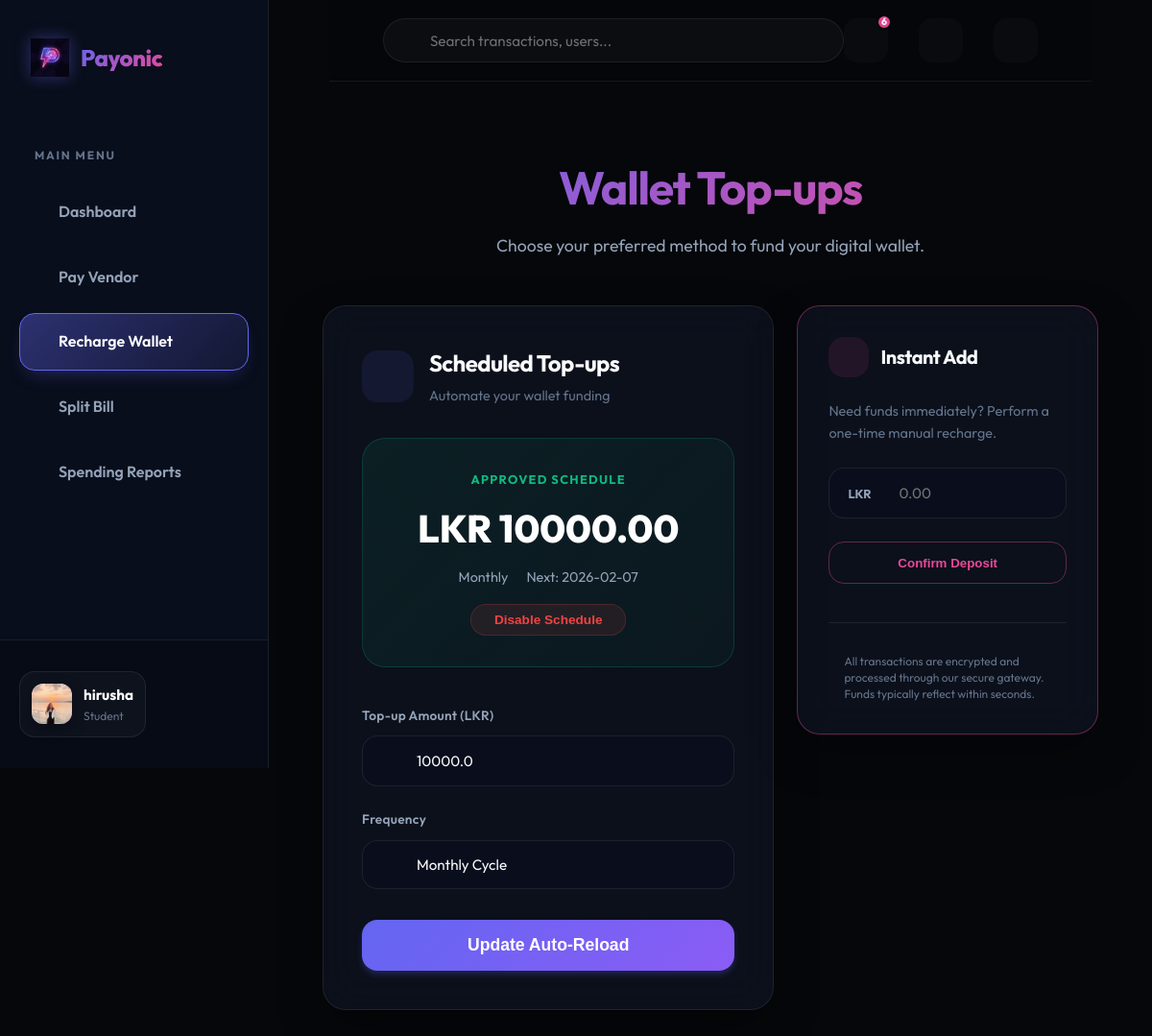
The page /student/topup (signed in) on the database its author committed.
### app/models.py (models this page shows, shortened)
class User(UserMixin, db.Model):
    id = db.Column(db.Integer, primary_key=True)
    username = db.Column(db.String(64), index=True, unique=True, nullable=False)
    email = db.Column(db.String(120), index=True, unique=True, nullable=False)
    password_hash = db.Column(db.String(128))
    role = db.Column(db.String(20), nullable=False)  # student, vendor, admin
    is_active_user = db.Column(db.Boolean, default=True)
    phone_number = db.Column(db.String(20))
    registration_number = db.Column(db.String(50)) # For students
    student_id = db.Column(db.String(20)) # Internal ID
    vendor_name = db.Column(db.String(100)) # For vendors
    business_name = db.Column(db.String(100)) # For vendors
    business_type = db.Column(db.String(50)) # For vendors
    is_approved_vendor = db.Column(db.Boolean, default=False)
    profile_pic = db.Column(db.String(255))
    merchant_id = db.Column(db.String(50), unique=True)
    bank_name = db.Column(db.String(100))
    account_number = db.Column(db.String(50))
    account_holder_name = db.Column(db.String(100))
    wallet = db.relationship('Wallet', backref='owner', uselist=False, lazy=True)
    sent_transactions = db.relationship('Transaction', foreign_keys='Transaction.sender_id', backref='sender', lazy='dynamic')
    received_transactions = db.relationship('Transaction', foreign_keys='Transaction.receiver_id', backref='receiver', lazy='dynamic')
    qr_codes = db.relationship('QRCode', backref='vendor', lazy='dynamic')
    payout_requests = db.relationship('PayoutRequest', foreign_keys='PayoutRequest.vendor_id', backref='vendor', lazy='dynamic')
    two_factor_enabled = db.Column(db.Boolean, default=False)
    otp_secret = db.Column(db.String(32))
    low_balance_threshold = db.Column(db.Float, default=100.0) # LKR
    refund_requests = db.relationship('RefundRequest', foreign_keys='RefundRequest.user_id', backref='requester', lazy='dynamic')
    budgets = db.relationship('Budget', backref='user', lazy='dynamic')
    created_bills = db.relationship('SplitBill', backref='creator', lazy='dynamic')
    split_participations = db.relationship('SplitBillParticipant', backref='user', lazy='dynamic')
    notifications = db.relationship('Notification', backref='user', lazy='dynamic')
    @property
    def is_active(self):
        return self.is_active_user
    @property
    def unread_notification_count(self):
        return self.notifications.filter_by(is_read=False).count()

class ScheduledTopup(db.Model):
    id = db.Column(db.Integer, primary_key=True)
    user_id = db.Column(db.Integer, db.ForeignKey('user.id'), nullable=False)
    amount = db.Column(db.Float, nullable=False)
    frequency = db.Column(db.String(20), default='monthly') # monthly, weekly
    next_run_date = db.Column(db.DateTime, default=datetime.utcnow)
    is_active = db.Column(db.Boolean, default=True)
    status = db.Column(db.String(20), default='pending') # pending, approved, rejected
    created_at = db.Column(db.DateTime, default=datetime.utcnow)
    reviewed_at = db.Column(db.DateTime)
    reviewed_by = db.Column(db.Integer, db.ForeignKey('user.id'), nullable=True)
    user = db.relationship('User', foreign_keys=[user_id], backref='scheduled_topups')
    reviewer = db.relationship('User', foreign_keys=[reviewed_by])

### app/main/routes.py (the view, shortened to what this page needs)
@bp.route('/student/topup', methods=['GET', 'POST'])
@login_required
def topup():
    if current_user.role != 'student':
        return redirect(url_for('main.index'))
    active_schedule = ScheduledTopup.query.filter_by(user_id=current_user.id, is_active=True).first()
    return render_template('student/topup.html', title='Wallet Settings', active_schedule=active_schedule)

### app/models.py (called while the page is built)
@login.user_loader
def load_user(id):
    return User.query.get(int(id))

### app/templates/student/topup.html (shortened to what this page needs)
{% extends "base.html" %}
{% block content %}
<div style="max-width: 1000px; margin: 0 auto; padding-top: 2rem;">
    <div style="margin-bottom: 3rem; text-align: center;">
        <h1 class="text-gradient" style="font-size: 3rem; margin-bottom: 0.5rem;">Wallet Top-ups</h1>
        <p style="color: var(--text-muted); font-size: 1.1rem;">Choose your preferred method to fund your digital
            wallet.</p>
    </div>
    <div class="summary-grid mobile-grid-1"
        style="display: grid; grid-template-columns: 1.5fr 1fr; gap: 1.5rem; align-items: start;">
        <div class="glass-panel" style="padding: 2.5rem;">
            <div style="display: flex; align-items: center; gap: 1rem; margin-bottom: 2rem;">
                <div class="feature-icon-wrapper"
                    style="color: var(--primary); background: rgba(99, 102, 241, 0.1); margin-bottom: 0;">
                </div>
                <div>
                    <h2 style="font-size: 1.5rem; margin-bottom: 0.25rem;">Scheduled Top-ups</h2>
                    <p style="color: var(--text-dim); font-size: 0.9rem; margin-bottom: 0;">Automate your wallet funding
                    </p>
                </div>
            </div>
            {% if active_schedule %}
            <div
                style="background: {{
                    'linear-gradient(135deg, rgba(16, 185, 129, 0.1), rgba(16, 185, 129, 0.05))' if active_schedule.status == 'approved'
                    else 'linear-gradient(135deg, rgba(245, 158, 11, 0.1), rgba(245, 158, 11, 0.05))' if active_schedule.status == 'pending'
                    else 'linear-gradient(135deg, rgba(239, 68, 68, 0.1), rgba(239, 68, 68, 0.05))'
                }};
                border: 1px solid {{
                    'rgba(16, 185, 129, 0.2)' if active_schedule.status == 'approved'
                    else 'rgba(245, 158, 11, 0.2)' if active_schedule.status == 'pending'
                    else 'rgba(239, 68, 68, 0.2)'
                }};
                border-radius: 1.5rem; padding: 2rem; margin-bottom: 2.5rem; text-align: center; position: relative; overflow: hidden;">
                <div style="font-size: 0.8rem; text-transform: uppercase; letter-spacing: 0.1em; color: {{
                        'var(--success)' if active_schedule.status == 'approved'
                        else 'var(--warning)' if active_schedule.status == 'pending'
                        else 'var(--danger)'
                    }}; font-weight: 700; margin-bottom: 0.5rem;">
                    {{ active_schedule.status | capitalize }} Schedule</div>
                <div style="font-size: 2.5rem; font-weight: 800; color: #fff; margin-bottom: 0.5rem;">LKR {{
                    "{:.2f}".format(active_schedule.amount) }}</div>
                <div style="font-size: 0.9rem; color: var(--text-muted); margin-bottom: 1rem;">
                    <span> {{ active_schedule.frequency | capitalize }}</span>
                    {% if active_schedule.status == 'approved' %}
                    <span style="margin-left: 1rem;"> Next: {{
                        active_schedule.next_run_date.strftime('%Y-%m-%d') }}</span>
                    {% endif %}
                </div>
                <form action="{{ url_for('main.cancel_schedule') }}" method="post">
                    <button type="submit" class="btn"
                        style="background: rgba(239, 68, 68, 0.1); color: var(--danger); border: 1px solid rgba(239, 68, 68, 0.2); padding: 0.5rem 1.5rem; border-radius: 1rem; font-weight: 600; font-size: 0.85rem;">
                         Disable Schedule
                    </button>
                </form>
            </div>
            {% endif %}
            <form action="{{ url_for('main.topup') }}" method="post">
                <div class="form-group">
                    <label class="form-label">Top-up Amount (LKR)</label>
                    <div class="input-icon-wrapper">
                        <input type="number" step="0.01" name="amount" class="form-control" placeholder="0.00"
                            value="{{ active_schedule.amount if active_schedule else '' }}" required>
                    </div>
                </div>
                <div class="form-group">
                    <label class="form-label">Frequency</label>
                    <div class="input-icon-wrapper">
                        <select name="frequency" class="form-control" style="appearance: none;">
                            <option value="monthly" {% if active_schedule and active_schedule.frequency=='monthly'
                                %}selected{% endif %}>Monthly Cycle</option>
                        </select>
                    </div>
                </div>
                <div style="margin-top: 2rem;">
                    <button type="submit" class="btn btn-primary"
                        style="width: 100%; padding: 1rem; font-size: 1.1rem; border-radius: 1rem;">
                         {{ 'Update Auto-Reload' if active_schedule else 'Enable
                        Auto-Reload' }}
                    </button>
                </div>
            </form>
        </div>
        <div class="glass-panel" style="padding: 2rem; border-color: var(--secondary-glow);">
            <div style="display: flex; align-items: center; gap: 0.75rem; margin-bottom: 1.5rem;">
                <div class="feature-icon-wrapper"
                    style="width: 42px; height: 42px; font-size: 1.25rem; color: var(--secondary); background: rgba(236, 72, 153, 0.1); margin-bottom: 0;">
                </div>
                <h3 style="font-size: 1.25rem; margin-bottom: 0;">Instant Add</h3>
            </div>
            <p style="color: var(--text-dim); font-size: 0.9rem; margin-bottom: 1.5rem;">Need funds immediately? Perform
                a one-time manual recharge.</p>
            <form action="{{ url_for('main.topup') }}" method="post">
                <div class="form-group">
                    <div class="input-icon-wrapper">
                        <span
                            style="position: absolute; left: 1.25rem; top: 50%; transform: translateY(-50%); font-weight: 700; color: var(--text-muted); font-size: 0.8rem;">LKR</span>
                        <input type="number" step="0.01" name="amount" class="form-control" placeholder="0.00"
                            style="padding-left: 4.5rem;" required>
                    </div>
                </div>
                <button type="submit" class="btn btn-outline"
                    style="width: 100%; padding: 0.85rem; border-radius: 1rem; border-color: var(--secondary-glow); color: var(--secondary);">
                    Confirm Deposit
                </button>
            </form>
            <div style="margin-top: 2.5rem; padding-top: 2rem; border-top: 1px solid var(--border);">
                <div style="display: flex; gap: 1rem; color: var(--text-dim);">
                    <p style="font-size: 0.75rem; line-height: 1.4; margin-bottom: 0;">All transactions are encrypted
                        and processed through our secure gateway. Funds typically reflect within seconds.</p>
                </div>
            </div>
        </div>
    </div>
</div>
{% endblock %}

### app/templates/base.html (shortened to what this page needs)
<!doctype html>
<html lang="en">
<head>
  <link rel="stylesheet" href="{{ url_for('static', filename='css/style.css') }}">
  <link href="https://cdn.jsdelivr.net/npm/remixicon@3.5.0/fonts/remixicon.css" rel="stylesheet">
</head>
<body>
  {% set is_portal = current_user.is_authenticated %}
  <div class="{{ 'portal-layout' if is_portal else 'landing-layout' }}">
    {% if is_portal %}
    <aside class="sidebar">
      <div class="sidebar-brand">
        <a href="{{ url_for('main.index') }}" class="nav-brand">
          <img src="{{ url_for('static', filename='img/payonic_logo.png') }}" alt="Payonic Logo">
          <span class="text-gradient">Payonic</span>
        </a>
      </div>
      <nav class="sidebar-nav">
        <div class="nav-section">Main Menu</div>
        <a href="{{ url_for('main.dashboard' if current_user.role == 'student' else ('vendor.dashboard' if current_user.role == 'vendor' else 'admin.dashboard')) }}"
          class="sidebar-link {{ 'active' if request.endpoint in ['main.dashboard', 'vendor.dashboard', 'admin.dashboard'] }}">
           Dashboard
        </a>
        {% if current_user.role == 'student' %}
        <a href="{{ url_for('main.pay') }}" class="sidebar-link {{ 'active' if request.endpoint == 'main.pay' }}">
           Pay Vendor
        </a>
        <a href="{{ url_for('main.topup') }}" class="sidebar-link {{ 'active' if request.endpoint == 'main.topup' }}">
           Recharge Wallet
        </a>
        <a href="{{ url_for('main.split_bill') }}"
          class="sidebar-link {{ 'active' if request.endpoint == 'main.split_bill' }}">
           Split Bill
        </a>
        <a href="{{ url_for('main.reports') }}"
          class="sidebar-link {{ 'active' if request.endpoint == 'main.reports' }}">
           Spending Reports
        </a>
        {% endif %}
      </nav>
      <div class="sidebar-footer">
        <div class="user-pill">
          <div class="user-avatar"
            style="overflow: hidden; display: flex; align-items: center; justify-content: center;">
            {% if current_user.profile_pic %}
            <img src="{{ url_for('static', filename=current_user.profile_pic) }}" alt="P"
              style="width: 100%; height: 100%; object-fit: cover;">
            {% else %}
            {{ current_user.username[0]|upper }}
            {% endif %}
          </div>
          <div class="user-info">
            <div class="user-name">{{ current_user.username }}</div>
            <div class="user-role">{{ current_user.role }}</div>
          </div>
        </div>
        <a href="{{ url_for('auth.logout') }}" class="logout-btn" title="Logout">
        </a>
      </div>
    </aside>
    {% endif %}
    <main class="{{ 'main-wrapper' if is_portal else 'landing-main' }}">
      {% if is_portal %}
      <header class="portal-header">
        <div class="header-search">
          <input type="text" placeholder="Search transactions, users...">
        </div>
        <div class="header-actions">
          <a href="{{ url_for('main.notifications') }}" class="action-icon">
            {% if current_user.unread_notification_count > 0 %}
            <span class="badge">{{ current_user.unread_notification_count }}</span>
            {% endif %}
          </a>
          <button id="theme-toggle" class="action-icon"
            style="border: none; cursor: pointer; color: var(--text-dim); outline: none;">
          </button>
          <a href="{{ url_for('main.settings') }}" class="action-icon">
          </a>
        </div>
      </header>
      {% endif %}
      <div class="{{ 'portal-content' if is_portal else 'container landing-content' }}">
        {% block content %}{% endblock %}
      </div>
    </main>
  </div>
</body>
</html>

### rows shown on the page
User: profile_pic (picture), username "hirusha", role "Student"
ScheduledTopup: status "APPROVED", amount "10000.00", frequency "Monthly", next_run_date "2026-02-07", amount "10000.0", frequency "Monthly Cycle"

### other values the page prints
{{ current_user.unread_notification_count }} "6"
